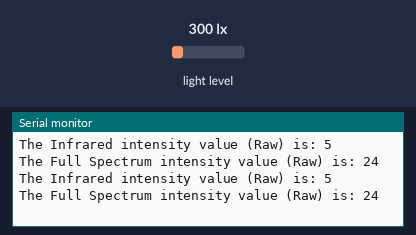
This sketch was run on a simulated Arduino Uno, built with avr-gcc and run on an emulated ATmega328P. Parts: the last lines printed to the serial monitor. Wiring (inferred from the names in the program): TSL2561 light sensor at I2C address 0x29. The inputs (shaded band) are chosen by the test bench; at power-on: light level 300 lx.

Above: at 1.2 s.
1.3 s: light level set to 40 lx
At 2.6 s:
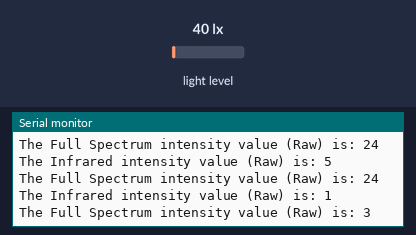
2.8 s: light level set to 500 lx
At 3.7 s:
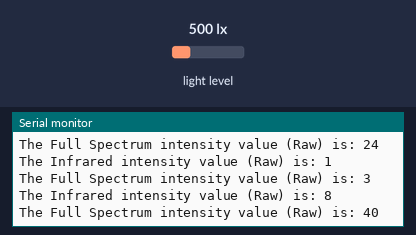
4.3 s: light level set to 1000 lx
At 4.3 s:
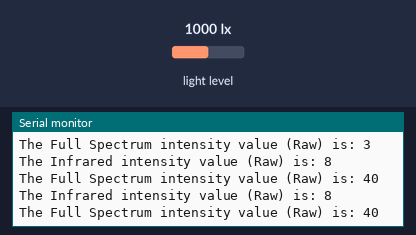
Timing chart, 0 to 7.3 s (numbered marks = the images above; inputs shaded):
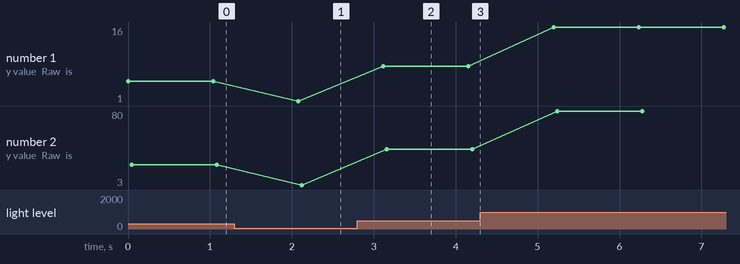

The sketch:

lightSensorIR.ino
```cpp
#include <Wire.h>
#include <Digital_Light_TSL2561.h>

void setup() {
    Wire.begin();
    Serial.begin(9600);
    TSL2561.init();
}

void loop() {
    Serial.print("The Infrared intensity value (Raw) is: ");
    // read Infrared channel raw intensity value only, not converted to Lux
    Serial.println(TSL2561.readIRLuminosity());

    Serial.print("The Full Spectrum intensity value (Raw) is: ");
    // read Full Spectrum channel raw intensity value only, not converted to Lux
    Serial.println(TSL2561.readFSpecLuminosity());
    delay(1000);
}
```

Measured:
- after the input at 1.3 s, the serial monitor: prints a new line after 0.78 s (image 1)
- after the input at 2.8 s, the serial monitor: prints a new line after 0.32 s (image 2)
- plotted number 1: 5 → 1 after the input at 1.3 s, 1 → 8 after the input at 2.8 s, 8 → 16 after the input at 4.3 s
- plotted number 2: 24 → 3 after the input at 1.3 s, 3 → 40 after the input at 2.8 s, 40 → 80 after the input at 4.3 s
